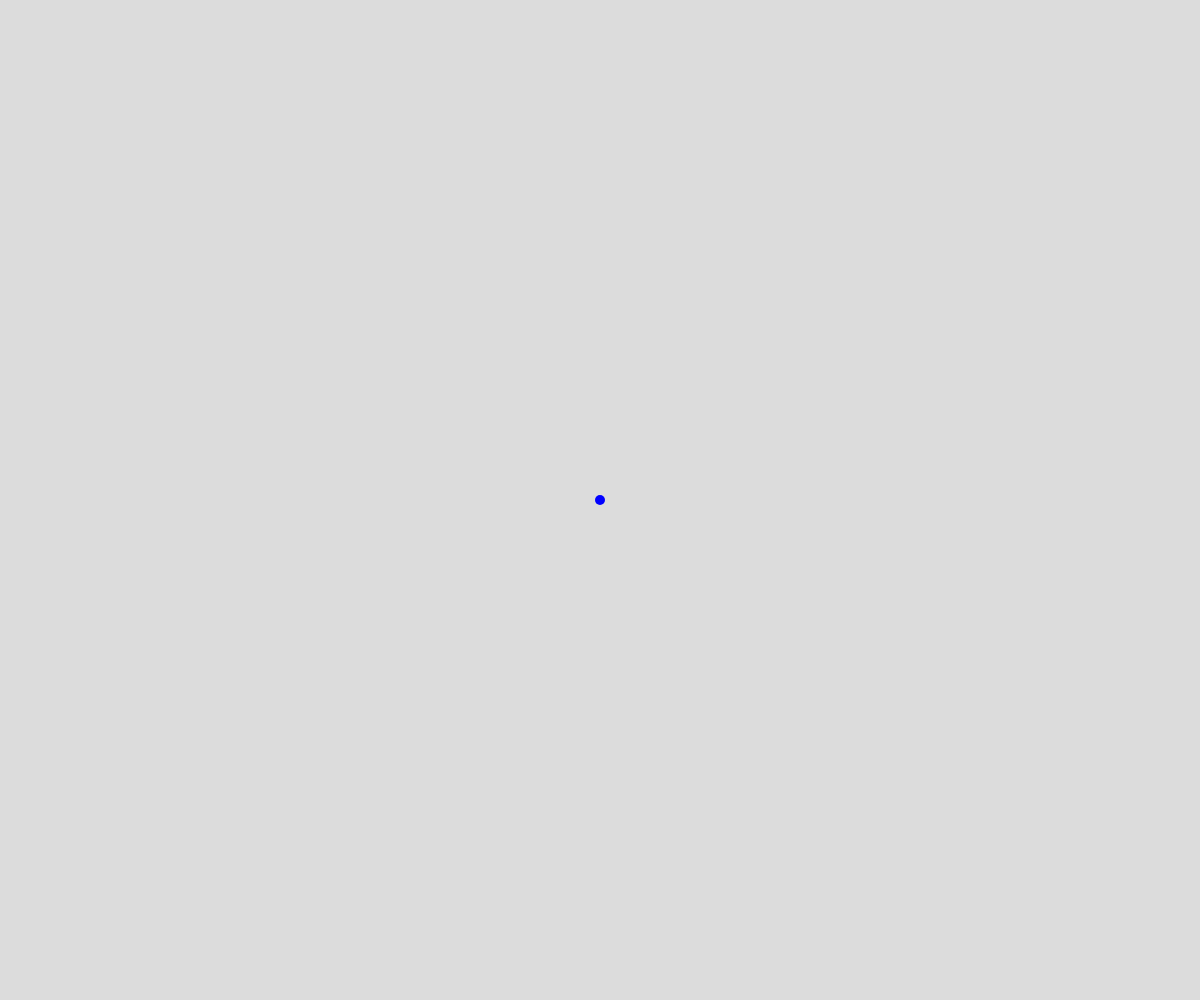
Frame 1 (no input)
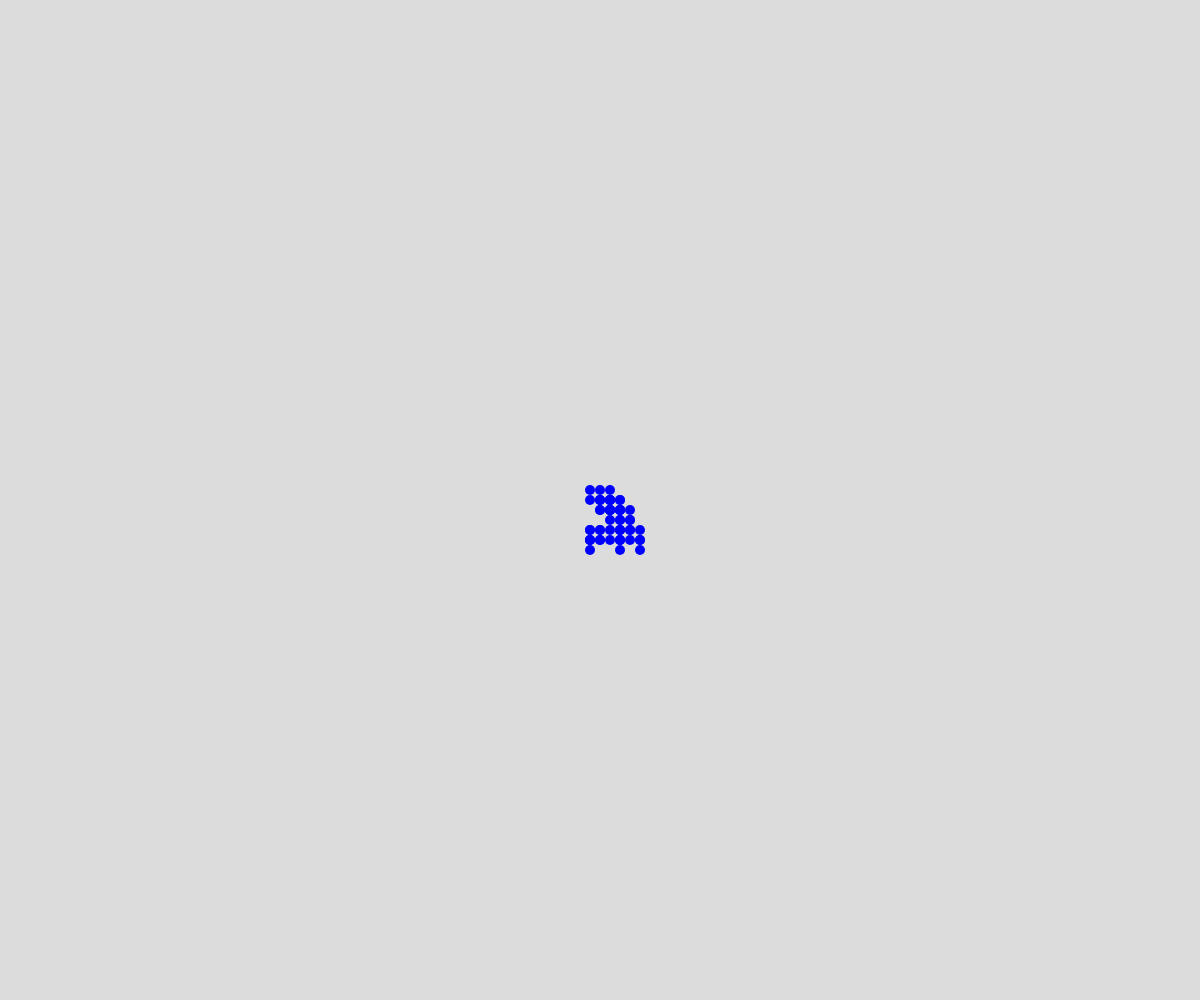
Frame 60 (no input)
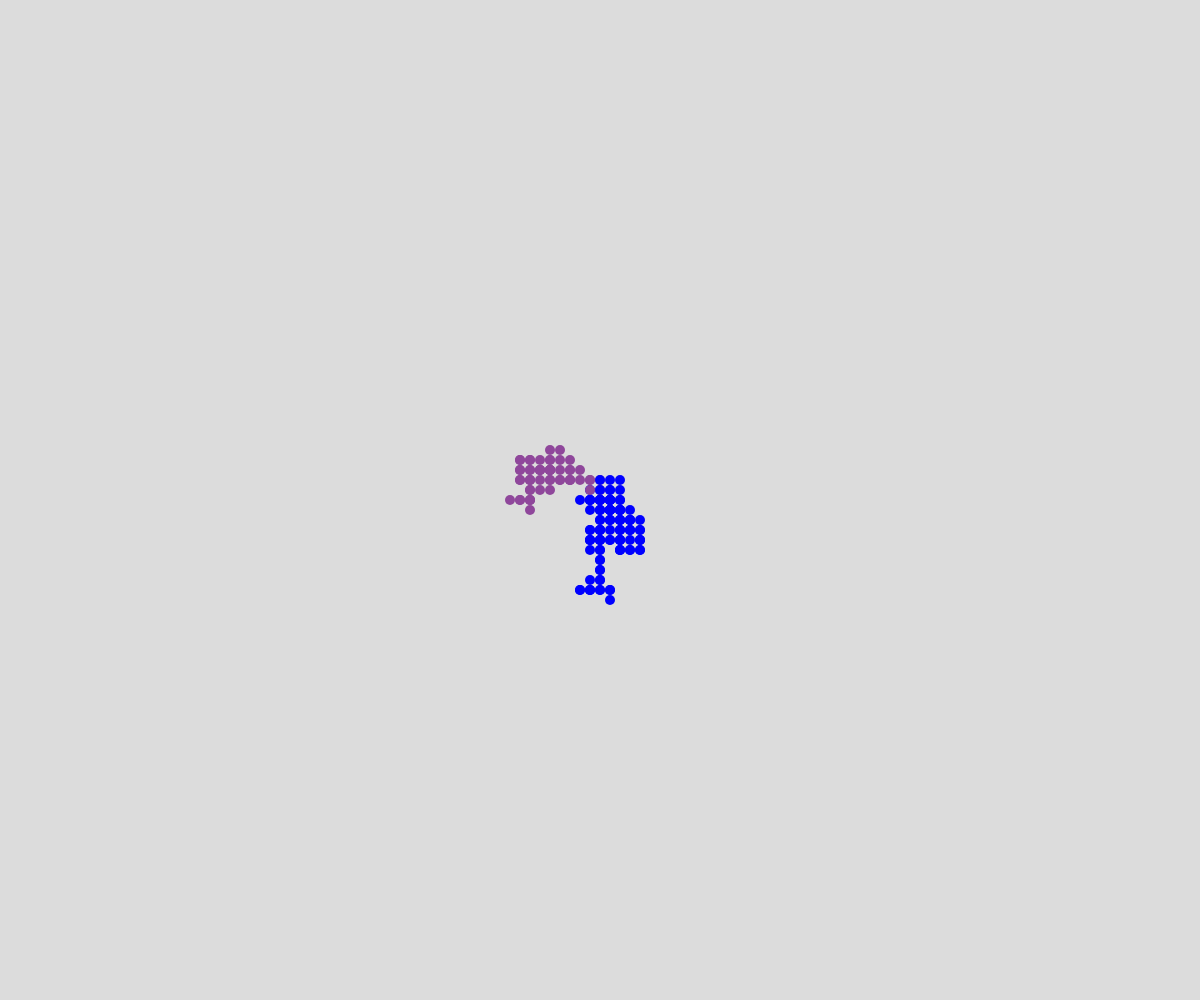
Frame 120 (the mouse pressed at the canvas centre since frame 60)

The p5.js sketch that drew these frames (run headless with seeded random() and noise() and a simulated clock; from frame 60 on, the mouse is pressed at the canvas centre):

// p5.js sketch
// ── sketch.js
// Walker OOP

class Walker {
  constructor(x, y, theColor) {
    this.x = x;
    this.y = y;
    this.speed = 10;
    this.radius = 5;
    this.color = theColor;
  }

  display() {
    noStroke();
    fill(this.color);
    circle(this.x, this.y, this.radius * 2);
  }

  move() {
    let choice = random(111);
    if (choice < 28) {
      if (this.y > this.radius) {
        this.y -= this.speed;
      }
    }
    else if (choice < 56) {
      if (this.y < height - this.radius) {
        this.y += this.speed;
      }
    }
    else if (choice < 83) {
      if (this.x > this.radius) {
        this.x -= this.speed;
      }
    }
    else if (choice < 111) {
      if (this.x < width - this.radius) {
        this.x += this.speed;
      }
    }
  }
}

let walkerArray = [];

function setup() {
  createCanvas(windowWidth, windowHeight);
  background(220);
  let chud = new Walker(width/2, height/2, "blue");
  walkerArray.push(chud);
}

function draw() {
  for (let theWalker of walkerArray) {
    theWalker.display();
    theWalker.move();
  }
}

function mousePressed() {
  let randomColor = color(random(255), random(255), random(255));
  let someWalker = new Walker(mouseX, mouseY, randomColor);
  walkerArray.push(someWalker);
}
